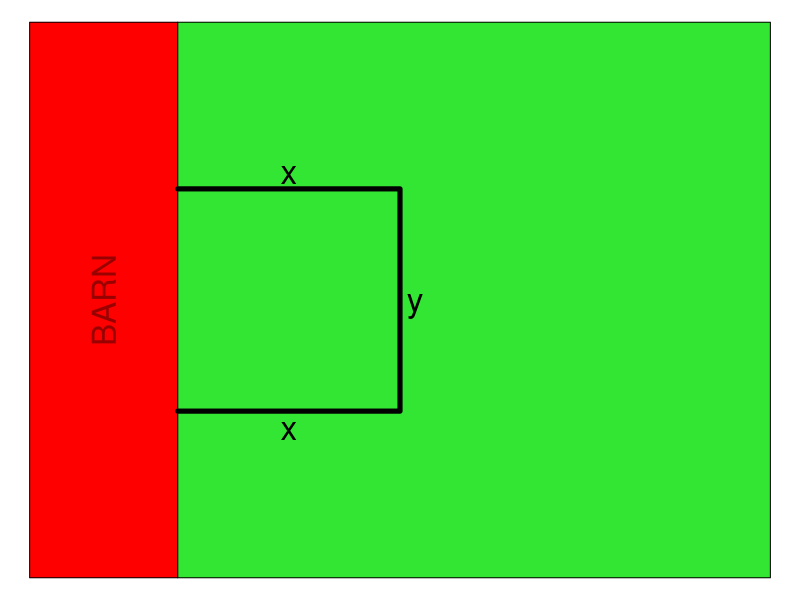

This figure's R source:
## ---- chunk 1
options(scipen=999)
gcd2 <- function(a, b) {
    if (b == 0) a else Recall(b, a %% b)
}
gcd <- function(...) Reduce(gcd2, c(...))

pfix = function(c,d){
    p = paste0("{",c,"}x^{",d,"}",collapse="+")
    p = gsub("x^{0}","",p,fixed=T)
    p = gsub("x^{1}","x",p,fixed=T)
    p = gsub("+{-","-{",p,fixed=T)
    p = gsub("+{1}x","+x",p,fixed=T)
    p = gsub("-{1}x","-x",p,fixed=T)
    p = gsub("{-1}x","-x",p,fixed=T)
    p = gsub("{1}x","x",p,fixed=T)
    return(p)
}

x = sample(10:40,1)
y = 2*x
tot = 4*x

## ---- chunk 2
par(mar=c(0,0,0,0))
plot(0,0,"n",xlim=c(0,1),ylim=c(0,1),axes=F,ann=F)
polygon(c(0,0.2,0.2,0),c(0,0,1,1),col="red")
polygon(c(1,0.2,0.2,1),c(0,0,1,1),col=rgb(0.2,0.9,0.2))
text(0.1,0.5,"BARN",col=rgb(0.6,0,0),srt=90,cex=2)
lines(c(0.2,0.5,0.5,0.2),c(0.3,0.3,0.7,0.7),lwd=5,col="black")
text(0.35,0.7,"x",adj=c(0.5,-0.2),cex=2)
text(0.35,0.3,"x",adj=c(0.5,1.2),cex=2)
text(0.5,0.5,"y",adj=c(-0.4,0.5),cex=2)
